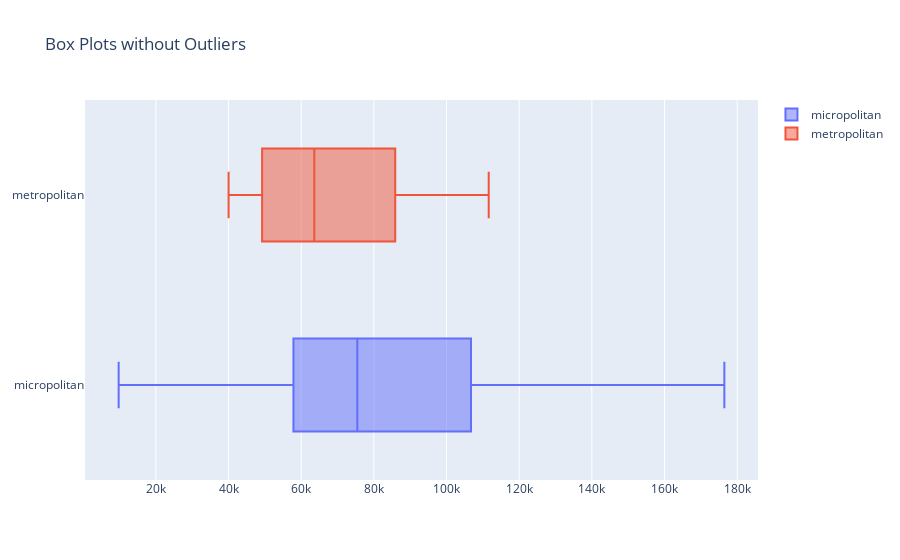

This figure's notebook cell:
### Code cell
x0 = df_salary['wage'][df_salary['memi'] == 1]
x1 = df_salary['wage'][df_salary['memi'] == 2]
fig = go.Figure()
fig.add_trace(go.Box(x = x0,
            name = 'micropolitan',
            boxpoints = 'suspectedoutliers'
            ))
fig.add_trace(go.Box(x = x1,
            name = 'metropolitan',
            boxpoints = 'suspectedoutliers'
            ))
            
fig.update_layout(title_text = 'Box Plots without Outliers')
fig.show()

### Figure 1 — Plotly figure (JSON) as saved in the notebook; plotly's stock layout.template omitted (floating-point values rounded to 4 significant figures; data arrays with more than 128 entries replaced by an {"elided": "..."} marker saying what was removed)
{"data": [{"boxpoints": "suspectedoutliers", "name": "micropolitan", "type": "box", "x": {"elided": "216 float values"}}, {"boxpoints": "suspectedoutliers", "name": "metropolitan", "type": "box", "x": [110690, 40008, 49581, 48120, 72172, 43837, 107773, 107246, 111604, 87082, 82240, 81948, 70568, 63599, 59162, 50800.0, 52471, 49113, 45842]}], "layout": {"title": {"text": "Box Plots without Outliers"}}}
